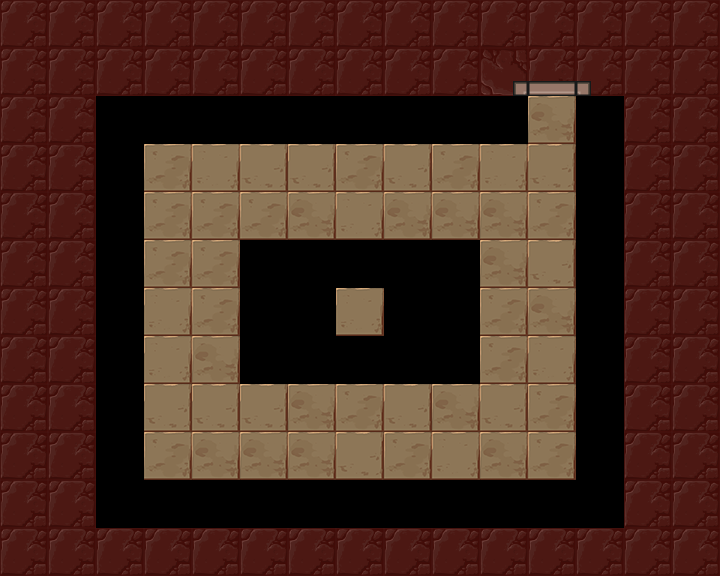

This is a level from a 2D game, rendered from its Tiled map with the project's own tilesets. A one-line summary and the map file follow, with tile-layer data summarised:
An orthogonal 15x12 tile map with 48x48 px tiles, 3 tile layers (Floor, Holes, Walls), 7 tilesets and 56 objects (3x mirror, 2x glassWall, lightSwitch, lightOrb, player_start, ...).

<map version="1.0" orientation="orthogonal" renderorder="right-down" width="15" height="12" tilewidth="48" tileheight="48" nextobjectid="283">
 <tileset firstgid="1" name="walls" tilewidth="48" tileheight="48" tilecount="42">
  <image source="../../images/kongregate_release/wall_sheet.png" width="336" height="288" />
 </tileset>
 <tileset firstgid="43" name="exit" tilewidth="48" tileheight="48" tilecount="12">
  <image source="../../images/kongregate_release/gate_sheet.png" width="192" height="144" />
 </tileset>
 <tileset firstgid="55" name="floors" tilewidth="48" tileheight="48" tilecount="4">
  <image source="../../images/kongregate_release/floor_sheet.png" width="192" height="48" />
 </tileset>
 <tileset firstgid="59" name="holes" tilewidth="48" tileheight="48" tilecount="24">
  <image source="../../images/kongregate_release/hole_sheet.png" width="288" height="192" />
 </tileset>
 <tileset firstgid="83" name="mirrors" tilewidth="48" tileheight="48" tilecount="4">
  <image source="../../images/kongregate_release/mirror_sheet.png" width="96" height="96" />
 </tileset>
 <tileset firstgid="87" name="orb_sheet" tilewidth="48" tileheight="48" tilecount="9">
  <image source="../../images/kongregate_release/orb_sheet.png" width="144" height="144" />
 </tileset>
 <tileset firstgid="96" name="glass_wall_sheet" tilewidth="48" tileheight="48" tilecount="42">
  <image source="../../images/kongregate_release/glass_wall_sheet.png" width="336" height="288" />
 </tileset>
 <layer name="Floor" width="15" height="12">
  <properties>
   <property name="tileset" value="floors" />
  </properties>
  <data>[180 cells, 50 non-empty, 4 distinct tile ids]</data>
 </layer>
 <layer name="Holes" width="15" height="12">
  <properties>
   <property name="tileset" value="holes" />
  </properties>
  <data>[180 cells, 0 non-empty, 0 distinct tile ids]</data>
 </layer>
 <layer name="Walls" width="15" height="12">
  <properties>
   <property name="tileset" value="walls" />
  </properties>
  <data>[180 cells, 81 non-empty, 4 distinct tile ids]</data>
 </layer>
 <objectgroup name="Objects" visible="0" />
 <objectgroup name="glasswall">
  <object id="225" type="glassWall" gid="96" x="288" y="288" width="48" height="48" />
  <object id="226" type="glassWall" gid="96" x="336" y="384" width="48" height="48" />
  <object id="227" gid="96" x="288" y="336" width="48" height="48" />
  <object id="228" gid="96" x="288" y="384" width="48" height="48" />
  <object id="229" gid="96" x="336" y="288" width="48" height="48" />
  <object id="230" gid="96" x="384" y="384" width="48" height="48" />
  <object id="231" gid="96" x="384" y="288" width="48" height="48" />
  <object id="232" gid="96" x="384" y="336" width="48" height="48" />
  <object id="234" gid="96" x="432" y="288" width="48" height="48" />
  <object id="235" gid="96" x="432" y="384" width="48" height="48" />
  <object id="236" gid="96" x="432" y="336" width="48" height="48" />
  <object id="237" gid="96" x="240" y="288" width="48" height="48" />
  <object id="238" gid="96" x="240" y="336" width="48" height="48" />
  <object id="239" gid="96" x="240" y="384" width="48" height="48" />
  <object id="240" gid="96" x="96" y="144" width="48" height="48" />
  <object id="241" gid="96" x="144" y="144" width="48" height="48" />
  <object id="242" gid="96" x="192" y="144" width="48" height="48" />
  <object id="243" gid="96" x="240" y="144" width="48" height="48" />
  <object id="244" gid="96" x="288" y="144" width="48" height="48" />
  <object id="245" gid="96" x="336" y="144" width="48" height="48" />
  <object id="246" gid="96" x="384" y="144" width="48" height="48" />
  <object id="247" gid="96" x="432" y="144" width="48" height="48" />
  <object id="248" gid="96" x="480" y="144" width="48" height="48" />
  <object id="250" gid="96" x="576" y="144" width="48" height="48" />
  <object id="251" gid="96" x="576" y="192" width="48" height="48" />
  <object id="252" gid="96" x="576" y="240" width="48" height="48" />
  <object id="253" gid="96" x="576" y="288" width="48" height="48" />
  <object id="254" gid="96" x="576" y="336" width="48" height="48" />
  <object id="255" gid="96" x="576" y="384" width="48" height="48" />
  <object id="256" gid="96" x="576" y="432" width="48" height="48" />
  <object id="257" gid="96" x="576" y="480" width="48" height="48" />
  <object id="258" gid="96" x="576" y="528" width="48" height="48" />
  <object id="259" gid="96" x="528" y="528" width="48" height="48" />
  <object id="260" gid="96" x="480" y="528" width="48" height="48" />
  <object id="261" gid="96" x="384" y="528" width="48" height="48" />
  <object id="262" gid="96" x="432" y="528" width="48" height="48" />
  <object id="263" gid="96" x="336" y="528" width="48" height="48" />
  <object id="264" gid="96" x="288" y="528" width="48" height="48" />
  <object id="265" gid="96" x="240" y="528" width="48" height="48" />
  <object id="266" gid="96" x="192" y="528" width="48" height="48" />
  <object id="267" gid="96" x="144" y="528" width="48" height="48" />
  <object id="268" gid="96" x="96" y="528" width="48" height="48" />
  <object id="269" gid="96" x="96" y="480" width="48" height="48" />
  <object id="270" gid="96" x="96" y="432" width="48" height="48" />
  <object id="271" gid="96" x="96" y="384" width="48" height="48" />
  <object id="272" gid="96" x="96" y="336" width="48" height="48" />
  <object id="273" gid="96" x="96" y="288" width="48" height="48" />
  <object id="274" gid="96" x="96" y="240" width="48" height="48" />
  <object id="275" gid="96" x="96" y="192" width="48" height="48" />
 </objectgroup>
 <objectgroup name="Mirrors">
  <object id="276" type="mirror" gid="2147483732" x="480" y="336" width="48" height="48">
   <properties>
    <property name="sides" value="1" />
   </properties>
  </object>
  <object id="277" type="mirror" gid="84" x="144" y="288" width="48" height="48">
   <properties>
    <property name="sides" value="1" />
   </properties>
  </object>
  <object id="278" type="mirror" gid="3221225556" x="480" y="480" width="48" height="48">
   <properties>
    <property name="sides" value="1" />
   </properties>
  </object>
 </objectgroup>
 <objectgroup name="Light">
  <object id="279" type="lightSwitch" gid="87" x="336" y="192" width="48" height="48" />
  <object id="280" type="lightOrb" gid="92" x="336" y="336" width="48" height="48">
   <properties>
    <property name="direction" value="4096" />
   </properties>
  </object>
 </objectgroup>
 <objectgroup color="#141ba4" name="player_start">
  <object id="281" type="player_start" x="144" y="144" width="48" height="48">
   <properties>
    <property name="direction_facing" value="16" />
    <property name="initial_zoom" value="0.7" />
   </properties>
  </object>
 </objectgroup>
 <objectgroup color="#71a400" name="Exit">
  <object id="282" type="exit" gid="43" x="528" y="144" width="48" height="48" />
 </objectgroup>
</map>
